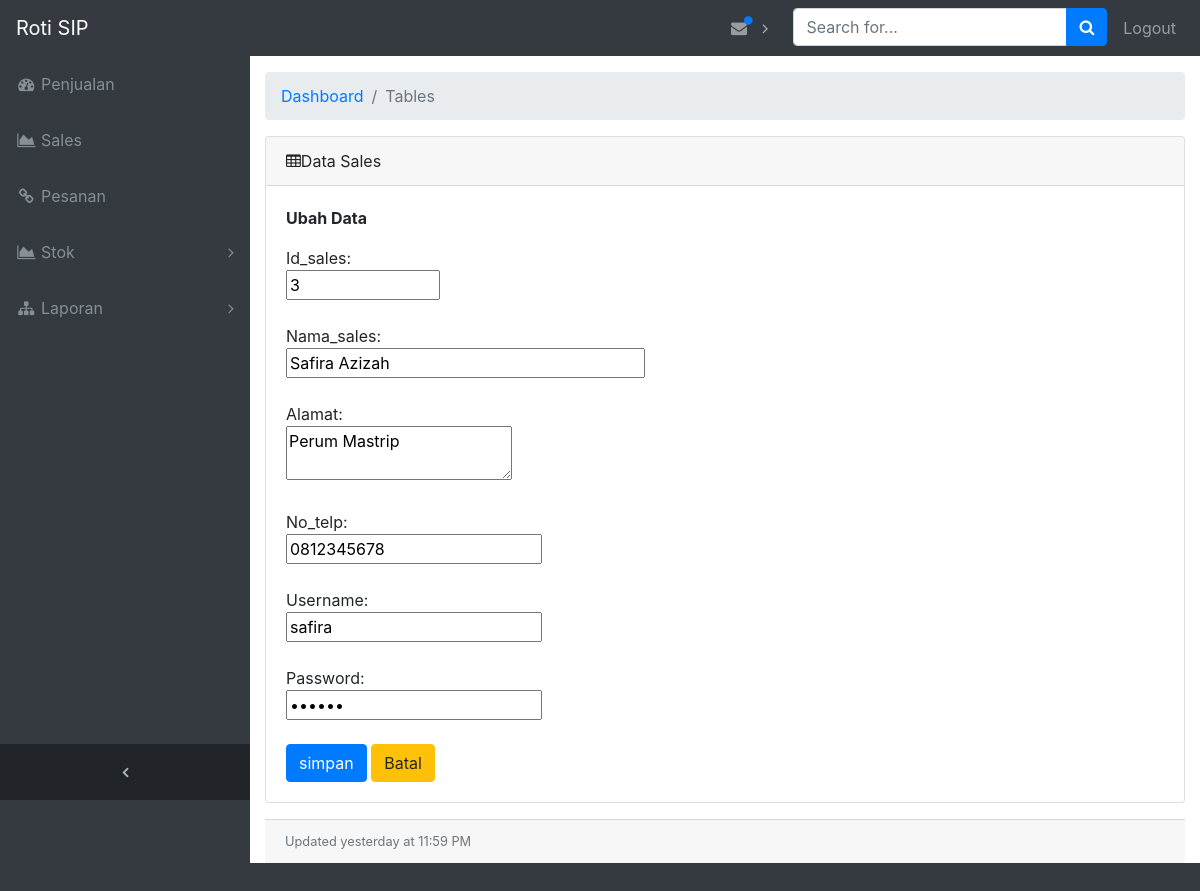
Page /index.php/SalesBaru/update/3 on the committed database.
### tables this page shows
CREATE TABLE `tabel_sales` (
  `id_sales` int(10) NOT NULL,
  `nama_sales` varchar(30) NOT NULL,
  `alamat` varchar(100) NOT NULL,
  `no_telp` varchar(13) NOT NULL,
  `username` varchar(30) NOT NULL,
  `password` varchar(10) NOT NULL
);

### application/controllers/SalesBaru.php (called while the page is built, shortened)
<?php
	class SalesBaru extends CI_Controller{
		public $model = NULL;
		public function __construct(){
			$this->load->model('SalesBaru_model');
			$this->model = $this->SalesBaru_model;
			$this->load->database();
			$this->load->helper('url');
		}
		public function update($id_up){
			if (isset($_POST['btnSubmit'])) {
				$this->model->id_sales = $_POST['id_sales'];
				$this->model->nama_sales = $_POST['nama_sales'];
				$this->model->alamat = $_POST['alamat'];
				$this->model->no_telp = $_POST['no_telp'];
				$this->model->username = $_POST['username'];
				$this->model->password = $_POST['password'];
				$this->model->update();
				redirect('SalesBaru');
			}else{
				$query = $this->db->query("SELECT * FROM tabel_sales WHERE id_sales='$id_up'");
				$row = $query->row();
				$this->model->id_sales = $row->id_sales;
				$this->model->nama_sales = $row->nama_sales;
				$this->model->alamat = $row->alamat;
				$this->model->no_telp = $row->no_telp;
				$this->model->username = $row->username;
				$this->model->password = $row->password;
				$this->load->view('UpdateSales_view', ['model'=>$this->model]);
			}
		}
}
?>

### index.php (called while the page is built, shortened)
<?php
require_once BASEPATH.'core/CodeIgniter.php';

### application/models/SalesBaru_model.php (called while the page is built, shortened)
<?php
	class SalesBaru_model extends CI_Model{
		public function __construct(){
			$this->labels = $this->_attributeLabels();
		}
		private function _attributeLabels(){
			return [
				'id_sales'=>'Id_sales:',
				'nama_sales'=>'Nama_sales:',
				'alamat'=>'Alamat:',
				'no_telp'=>'No_telp:',
				'username'=>'Username:',
				'password'=>'Password:'];
		}
	}
?>

### application/views/UpdateSales_view.php (the view, shortened to what this page needs)
<!DOCTYPE html>
<html lang="en">
<head>
  <link href="<?php echo base_url ('assets/vendor/bootstrap/css/bootstrap.min.css'); ?>" rel="stylesheet">
  <link href="<?php echo base_url ('assets/vendor/font-awesome/css/font-awesome.min.css');?>" rel="stylesheet" type="text/css">
  <link href="<?php echo base_url ('assets/vendor/datatables/dataTables.bootstrap4.css');?>" rel="stylesheet">
  <link href="<?php echo base_url ('assets/css/sb-admin.css');?>" rel="stylesheet">
</head>
<body class="fixed-nav sticky-footer bg-dark" id="page-top">
  <nav class="navbar navbar-expand-lg navbar-dark bg-dark fixed-top" id="mainNav">
    <a class="navbar-brand" href="<?php echo base_url ();?>Login/Home">Roti SIP</a>
    <div class="collapse navbar-collapse" id="navbarResponsive">
      <ul class="navbar-nav navbar-sidenav" id="exampleAccordion">
        <li class="nav-item" data-toggle="tooltip" data-placement="right" title="Dashboard">
          <a class="nav-link" href="http:/RotiSIP-Web/Penjualan">
            <i class="fa fa-fw fa-dashboard"></i>
            <span class="nav-link-text">Penjualan</span>
          </a>
        </li>
        <li class="nav-item" data-toggle="tooltip" data-placement="right" title="Form Sales">
          <a class="nav-link" href="http:/RotiSIP-Web/SalesBaru">
            <i class="fa fa-fw fa-area-chart"></i>
            <span class="nav-link-text">Sales</span>
          </a>
        </li>
       <li class="nav-item" data-toggle="tooltip" data-placement="right" title="Link">
          <a class="nav-link" href="http:/RotiSIP-Web/Pesanan">
            <i class="fa fa-fw fa-link"></i>
            <span class="nav-link-text">Pesanan</span>
          </a>
        </li>
        <li class="nav-item" data-toggle="tooltip" data-placement="right" title="Example Pages">
          <a class="nav-link nav-link-collapse collapsed" data-toggle="collapse" href="#collapseStok" data-parent="#exampleAccordion">
            <i class="fa fa-fw fa-area-chart"></i>
            <span class="nav-link-text">Stok</span>
          </a>
        </li>
         <li class="nav-item" data-toggle="tooltip" data-placement="right" title="Menu Levels">
          <a class="nav-link nav-link-collapse collapsed" data-toggle="collapse" href="#collapseLaporan" data-parent="#exampleAccordion">
            <i class="fa fa-fw fa-sitemap"></i>
            <span class="nav-link-text">Laporan</span>
          </a>
        </li>
      </ul>
      <ul class="navbar-nav sidenav-toggler">
        <li class="nav-item">
         <a class="nav-link text-center" id="sidenavToggler">
            <i class="fa fa-fw fa-angle-left"></i>
          </a>
        </li>
      </ul>
      <ul class="navbar-nav ml-auto">
        <li class="nav-item dropdown">
          <a class="nav-link dropdown-toggle mr-lg-2" id="alertsDropdown" href="#" data-toggle="dropdown" aria-haspopup="true" aria-expanded="false">
             <i class="fa fa-fw fa-envelope"></i>
            <span class="indicator text-primary d-none d-lg-block">
              <i class="fa fa-fw fa-circle"></i>
            </span>
          </a>
        </li>
        <li class="nav-item">
          <form class="form-inline my-2 my-lg-0 mr-lg-2">
            <div class="input-group">
              <input class="form-control" type="text" placeholder="Search for...">
              <span class="input-group-append">
                <button class="btn btn-primary" type="button">
                  <i class="fa fa-search"></i>
                </button>
              </span>
            </div>
          </form>
        </li>
        <li class="nav-item">
          <a class="nav-link" href="http:/RotiSIP-Web/Login/Logout">Logout</a>
        </li>
      </ul>
    </div>
  </nav>
  <div class="content-wrapper">
    <div class="container-fluid">
      <ol class="breadcrumb">
        <li class="breadcrumb-item">
          <a href="#">Dashboard</a>
        </li>
        <li class="breadcrumb-item active">Tables</li>
      </ol>
      <div class="card mb-3">
        <div class="card-header">
          <i class="fa fa-table"></i>Data Sales</div>
        <div class="card-body">
        	<p><strong>Ubah Data</strong></p>
          <div class="table-responsive">
            <form action="create" method="post">
				<?php echo $model->labels['id_sales']; ?><br/>
				<input type="text" name="id_sales" size="10" maxlength="10" value="<?php echo $model->id_sales; ?>"/><br/><br/>
				<?php echo $model->labels['nama_sales']; ?><br/>
				<input type="text" name="nama_sales" size="30" maxlength="25" value="<?php echo $model->nama_sales; ?>"/><br/><br/>
				<?php echo $model->labels['alamat']; ?><br/>
				<textarea name="alamat"><?php echo $model->alamat; ?></textarea><br/><br/>
				<?php echo $model->labels['no_telp']; ?><br/>
				<input name="no_telp" value="<?php echo $model->no_telp; ?>"/><br/><br/>
				<?php echo $model->labels['username']; ?><br/>
				<input type="text" name="username" value="<?php echo $model->username; ?>"/><br/><br/>
				<?php echo $model->labels['password']; ?><br/>
				<input type="password" name="password" value="<?php echo $model->password; ?>"/><br/><br/>
				<input type="submit" class="btn btn-primary" name="btnSubmit" value="simpan"/>
				<input type="button" value="Batal" class="btn btn-warning" onclick="javascript:history.go(-1);"/>
			</form>
        </div>
          </div>
        </div>
        <div class="card-footer small text-muted">Updated yesterday at 11:59 PM</div>
      </div>
    </div>
</body>
</html>

### assets/css/sb-admin.css (style rules this page uses)
html { position: relative; min-height: 100%; }
body { overflow-x: hidden; }
body.sticky-footer { margin-bottom: 56px; }
body.sticky-footer .content-wrapper { min-height: calc(100vh - 56px - 56px); }
body.fixed-nav { padding-top: 56px; }
.content-wrapper { min-height: calc(100vh - 56px); padding-top: 1rem; }
#mainNav .navbar-collapse { overflow: auto; max-height: 75vh; }
#mainNav .navbar-collapse .navbar-nav .nav-item .nav-link { cursor: pointer; }
#mainNav .navbar-collapse .navbar-sidenav .nav-link-collapse:after { float: right; content: '\f107'; font-family: 'FontAwesome'; }
#mainNav .navbar-collapse .navbar-sidenav .nav-link-collapse.collapsed:after { content: '\f105'; }
#mainNav .navbar-collapse .sidenav-toggler { display: none; }
#mainNav .navbar-collapse .navbar-nav > .nav-item.dropdown > .nav-link { position: relative; min-width: 45px; }
#mainNav .navbar-collapse .navbar-nav > .nav-item.dropdown > .nav-link:after { float: right; width: auto; content: '\f105'; border: none; font-family: 'FontAwesome'; }
#mainNav .navbar-collapse .navbar-nav > .nav-item.dropdown > .nav-link .indicator { position: absolute; top: 5px; left: 21px; font-size: 10px; }
@media (min-width: 992px) { #mainNav .navbar-brand { width: 250px; } }
@media (min-width: 992px) { #mainNav .navbar-collapse { overflow: visible; max-height: none; } }
@media (min-width: 992px) { #mainNav .navbar-collapse .navbar-sidenav { position: absolute; top: 0; left: 0; -webkit-flex-direction: column; -ms-flex-direction: column; flex-direction: column; margin-top: 56px; } }
@media (min-width: 992px) { #mainNav .navbar-collapse .navbar-sidenav > .nav-item { width: 250px; padding: 0; } }
@media (min-width: 992px) { #mainNav .navbar-collapse .navbar-sidenav > .nav-item > .nav-link { padding: 1em; } }
@media (min-width: 992px) { #mainNav .navbar-collapse .navbar-nav > .nav-item.dropdown > .nav-link { min-width: 0; } }
@media (min-width: 992px) { #mainNav .navbar-collapse .navbar-nav > .nav-item.dropdown > .nav-link:after { width: 24px; text-align: center; } }
#mainNav.fixed-top .sidenav-toggler { display: none; }
@media (min-width: 992px) { #mainNav.fixed-top .navbar-sidenav { height: calc(100vh - 112px); } }
@media (min-width: 992px) { #mainNav.fixed-top .sidenav-toggler { position: absolute; top: 0; left: 0; display: flex; -webkit-flex-direction: column; -ms-flex-direction: column; flex-direction: column; margin-top: calc(100vh - 56px); } }
@media (min-width: 992px) { #mainNav.fixed-top .sidenav-toggler > .nav-item { width: 250px; padding: 0; } }
@media (min-width: 992px) { #mainNav.fixed-top .sidenav-toggler > .nav-item > .nav-link { padding: 1em; } }
#mainNav.fixed-top.navbar-dark .sidenav-toggler { background-color: #212529; }
#mainNav.fixed-top.navbar-dark .sidenav-toggler a i { color: #adb5bd; }
.content-wrapper { overflow-x: hidden; background: white; }
@media (min-width: 992px) { .content-wrapper { margin-left: 250px; } }
#sidenavToggler i { font-weight: 800; }
#mainNav.navbar-dark .navbar-collapse .navbar-sidenav .nav-link-collapse:after { color: #868e96; }
#mainNav.navbar-dark .navbar-collapse .navbar-sidenav > .nav-item > .nav-link { color: #868e96; }
#mainNav.navbar-dark .navbar-collapse .navbar-nav > .nav-item.dropdown > .nav-link:after { color: #adb5bd; }
@media (min-width: 992px) { #mainNav.navbar-dark .navbar-collapse .navbar-sidenav { background: #343a40; } }

### rows in the picture
tabel_sales: id_sales "3", nama_sales "Safira Azizah", alamat "Perum Mastrip", no_telp "0812345678", username "safira"

### other values in the picture
$model->labels['id_sales'] "Id_sales:"
$model->labels['nama_sales'] "Nama_sales:"
$model->labels['alamat'] "Alamat:"
$model->labels['no_telp'] "No_telp:"
$model->labels['username'] "Username:"
$model->labels['password'] "Password:"
